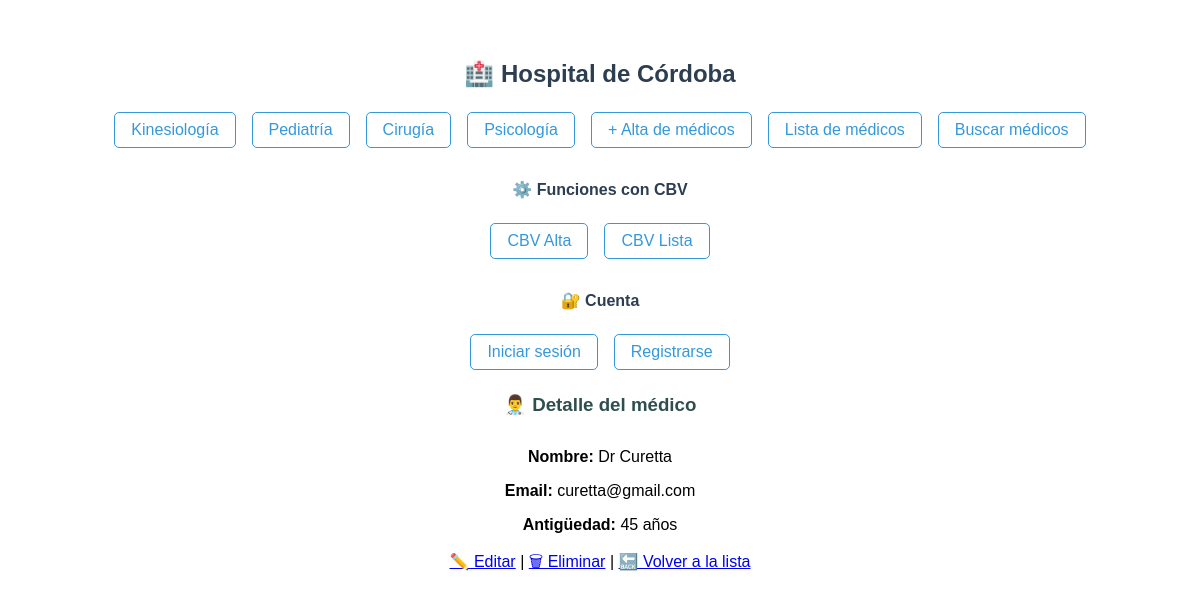
/hospital/cbv/medico/3, run on the app's committed database.
### hospital/models.py (models this page shows, shortened)
class HospitalMedico(models.Model):
    nombre = models.CharField(max_length=50)
    email = models.CharField(max_length=50)
    antiguedad = models.IntegerField()

### hospital/views.py (the view)
# urls.py: path("cbv/medico/<int:pk>", HospitalMedicoDetailView.as_view(), name="cbv-medico-detail"),
class HospitalMedicoDetailView(DetailView):
    model = HospitalMedico
    template_name = "hospital/cbv/medico-detail.html"

### hospital/templates/hospital/cbv/medico-detail.html
{% extends 'hospital/base.html' %}
{% block elnombrequequiera %}
<h3 style="color: darkslategray; text-align: center;">👨‍⚕️ Detalle del médico</h3>
<div style="max-width: 400px; margin: 2rem auto; text-align: center;">
    <p><strong>Nombre:</strong> {{ object.nombre }}</p>
    <p><strong>Email:</strong> {{ object.email }}</p>
    <p><strong>Antigüedad:</strong> {{ object.antiguedad }} años</p>
    <a href="{% url 'hospital:cbv-medico-editar' object.pk %}">✏️ Editar</a> |
    <a href="{% url 'hospital:cbv-medico-eliminar' object.pk %}">🗑 Eliminar</a> |
    <a href="{% url 'hospital:cbv-lista-medico' %}">🔙 Volver a la lista</a>
</div>
{% endblock %}

### hospital/templates/hospital/base.html (style rules this page uses)
body { font-family: sans-serif; padding: 2rem; }

### data on the page
HospitalMedico: nombre "Dr Curetta", email "curetta@gmail.com", antiguedad "45"
